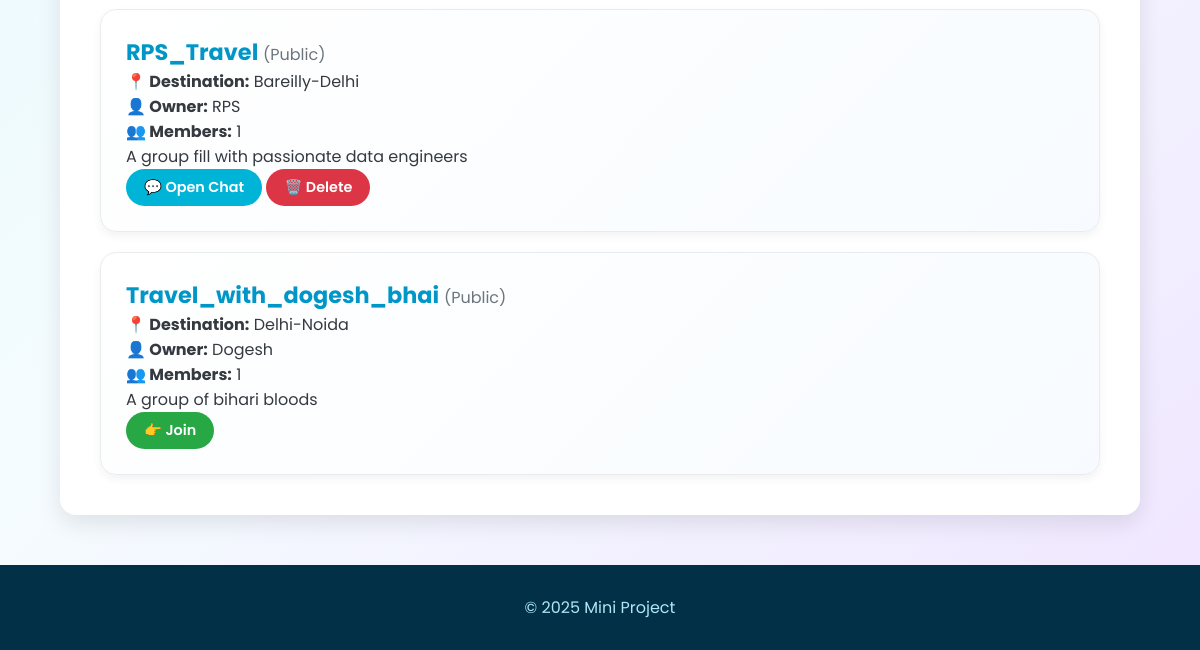
The page /groups (signed in, lower part) on the database as committed earlier.
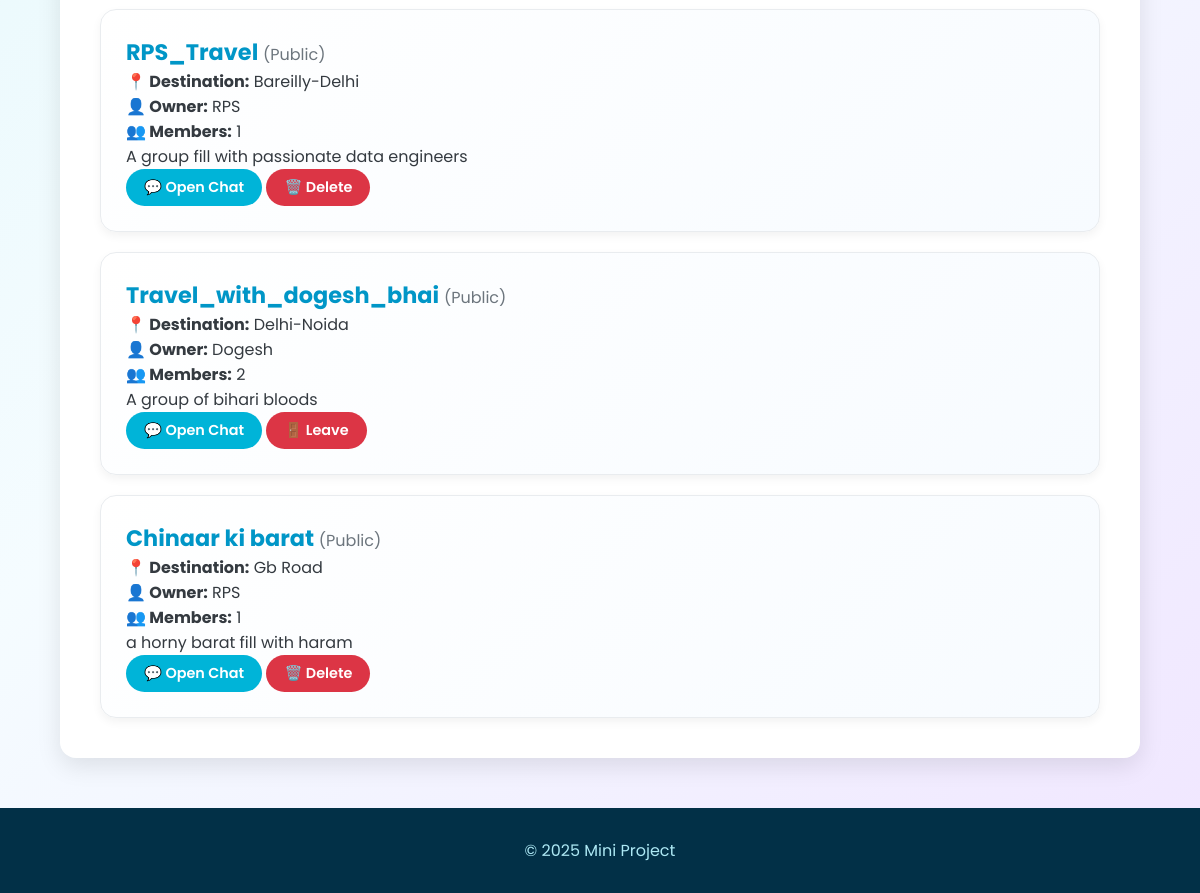
The same page on the database as committed later.
### tables this page shows
CREATE TABLE Groups (
        group_id TEXT PRIMARY KEY,
        group_name TEXT NOT NULL,
        group_description TEXT,
        group_type TEXT NOT NULL CHECK(group_type IN ('Public', 'Private')),
        owner_id TEXT NOT NULL,
        destination_id TEXT,
        member_count INTEGER DEFAULT 1,
        max_members INTEGER DEFAULT 50,
        created_at TEXT DEFAULT CURRENT_TIMESTAMP,
        FOREIGN KEY (owner_id) REFERENCES Users (userid) ON DELETE CASCADE,
        FOREIGN KEY (destination_id) REFERENCES Destinations (destination_id) ON DELETE SET NULL
    );

CREATE TABLE Destinations (
        destination_id TEXT PRIMARY KEY,
        destination_name TEXT UNIQUE NOT NULL,
        country TEXT NOT NULL
    );

CREATE TABLE Users (
        userid TEXT PRIMARY KEY,
        username TEXT UNIQUE NOT NULL,
        password TEXT NOT NULL,
        email TEXT UNIQUE NOT NULL,
        phone_no TEXT UNIQUE,
        gender TEXT CHECK(gender IN ('Male', 'Female', 'Other')),
        marital_status TEXT CHECK(marital_status IN ('Single', 'Married', 'Divorced', 'Widowed')),
        bio TEXT,
        created_at TEXT DEFAULT CURRENT_TIMESTAMP
    );

### app.py (the view, shortened to what this page needs)
@app.route('/groups', methods=["GET", "POST"])
def groups():
    conn, user = validate_user_session()
    if not user:
        return redirect("/auth")
    destinations = database.get_all_destinations()
    groups_list = conn.execute("""
        SELECT g.*, u.username as owner_name, d.destination_name,
               (SELECT 1 FROM GroupMembers gm WHERE gm.group_id = g.group_id AND gm.user_id = ?) as is_member
        FROM Groups g
        JOIN Users u ON g.owner_id = u.userid
        LEFT JOIN Destinations d ON g.destination_id = d.destination_id
    """, (user['userid'],)).fetchall()
    conn.close()
    return render_template('groups.html', groups=groups_list, user=user, destinations=destinations)

### app.py (called while the page is built)
def validate_user_session():
    username = session.get("username")
    if not username:
        return None, None  # No user in session
    conn = database.get_db_connection()
    user = conn.execute("SELECT * FROM Users WHERE username=?", (username,)).fetchone()
    if not user:
        session.pop("username", None)
        flash("Your session was invalid. Please log in again.", "warning")
        conn.close()
        return None, None
    return conn, user

### database.py (called while the page is built)
def get_db_connection():
    conn = sqlite3.connect('travel_together.db')
    conn.row_factory = sqlite3.Row
    conn.execute("PRAGMA foreign_keys = ON;")
    return conn

def get_all_destinations():
    conn = get_db_connection()
    destinations = conn.execute("SELECT * FROM Destinations ORDER BY destination_name ASC").fetchall()
    conn.close()
    return destinations

### templates/groups.html (shortened to what this page needs)
<!DOCTYPE html>
<html lang="en">
<head>
    <link rel="stylesheet" href="{{ url_for('static', filename='style.css') }}">
</head>
<body>
    <main>
        <div class="groups-container">
            {% if groups %}
                <ul class="group-list">
                    {% for group in groups %}
                        <li class="group-item">
                            <h3>{{ group['group_name'] }} <span class="type">({{ group['group_type'] }})</span></h3>
                            <p><strong>📍 Destination:</strong> {{ group['destination_name'] or 'Not specified' }}</p>
                            <p><strong>👤 Owner:</strong> {{ group['owner_name'] }}</p>
                            <p><strong>👥 Members:</strong> {{ group['member_count'] }}</p>
                            <p class="desc">{{ group['group_description'] or "No description" }}</p>
                            <div class="group-actions">
                                {% if group['is_member'] %}
                                    <a href="/groups/chat/{{ group['group_id'] }}" class="btn chat-btn">💬 Open Chat</a>
                                {% endif %}
                                {% if group['is_member'] %}
                                    {% if user['userid'] == group['owner_id'] %}
                                        <a href="/groups/delete/{{ group['group_id'] }}"
                                           class="btn delete-btn"
                                           onclick="return confirm('Are you sure you want to PERMANENTLY delete this group?');">
                                           🗑️ Delete
                                        </a>
                                    {% else %}
                                        <a href="/groups/leave/{{ group['group_id'] }}" class="btn delete-btn">🚪 Leave</a>
                                    {% endif %}
                                {% else %}
                                    <a href="/groups/join/{{ group['group_id'] }}" class="btn join-btn">👉 Join</a>
                                {% endif %}
                            </div>
                        </li>
                    {% endfor %}
                </ul>
            {% else %}
                <div class="no-group-info">
                     <h3>No groups available yet.</h3>
                     <p>Be the first to create one and start a new journey!</p>
                </div>
            {% endif %}
        </div>
    </main>
    <footer>
        <p>© 2025 Mini Project</p>
    </footer>
</body>
</html>

### static/style.css (style rules this page uses)
:root { --primary-color: #0096c7; --secondary-color: #00b4d8; --accent-color: #ff8c42; --background-color: #f8f9fa; --text-color: #343a40; --card-bg: #ffffff; --light-gray: #e9ecef; --border-radius: 16px; --shadow: 0 8px 25px rgba(0, 0, 0, 0.1); }
* { margin: 0; padding: 0; box-sizing: border-box; font-family: 'Poppins', sans-serif; }
body { display: flex; flex-direction: column; min-height: 100vh; color: var(--text-color); background-color: #e9f5f9; background-image: linear-gradient(135deg, #e0f7fa 0%, #f5fcff 50%, #f0e6ff 100%); background-attachment: fixed; background-size: cover; }
main { flex-grow: 1; }
.btn { display: inline-flex; align-items: center; gap: 8px; padding: 8px 18px; border-radius: 50px; font-weight: 600; font-size: 0.9rem; text-decoration: none; border: none; cursor: pointer; transition: all 0.3s ease; }
.delete-btn { background: #dc3545; color: white; }
.chat-btn { background: var(--secondary-color); color: white; }
.groups-container, .dashboard-container { width: 90%; max-width: 1200px; margin: 50px auto; padding: 40px; background: var(--card-bg); box-shadow: var(--shadow); border-radius: var(--border-radius); }
.group-item { background: linear-gradient(135deg, #ffffff, #f7fbff); padding: 25px; border-radius: var(--border-radius); border: 1px solid var(--light-gray); box-shadow: 0 4px 10px rgba(0,0,0,0.05); transition: transform 0.3s ease, box-shadow 0.3s ease; }
.group-list { list-style: none; padding: 0; display: flex; flex-direction: column; gap: 20px; }
.group-item h3 { font-size: 1.4rem; color: var(--primary-color); }
.group-item h3 .type { font-size: 1rem; color: #6c757d; font-weight: 400; }
footer { background-color: #023047; color: #ade8f4; text-align: center; padding: 30px; margin-top: auto; }

Rows that differ between the two databases and show on the page:
changed Groups "Travel_with_dogesh_bhai": member_count "1" → "2"; text "👉 Join" → "💬 Open Chat 🚪 Leave"
added Groups: group_name "Chinaar ki barat", group_type "Public", destination_name "Gb Road", owner_name "RPS", member_count "1", group_description "a horny barat fill with haram"
